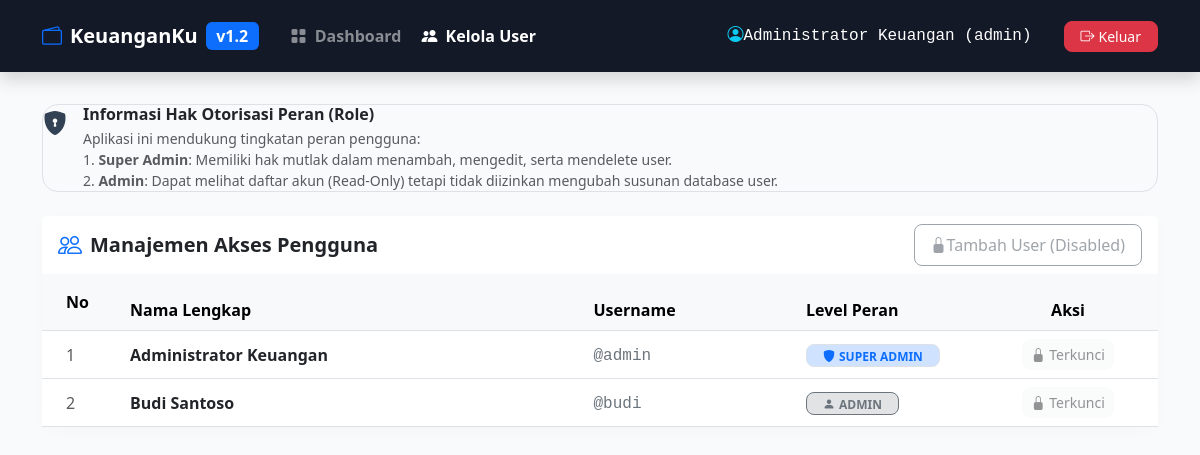
The app's page /kelola_user.php (signed in) with its own data.
### tables this page shows
CREATE TABLE IF NOT EXISTS `users` (
  `id` INT(11) NOT NULL AUTO_INCREMENT,
  `username` VARCHAR(50) NOT NULL UNIQUE,
  `password` VARCHAR(255) NOT NULL,
  `nama` VARCHAR(100) NOT NULL,
  `role` VARCHAR(20) NOT NULL DEFAULT 'admin',
  PRIMARY KEY (`id`)
);

### kelola_user.php (the view, shortened to what this page needs)
<?php
require_once 'koneksi.php';
$query_users = "SELECT id, username, nama, role FROM users ORDER BY id ASC";
$result_users = mysqli_query($koneksi, $query_users);
?>
<!DOCTYPE html>
<html lang="id">
<head>
    <link href="https://cdn.jsdelivr.net/npm/bootstrap@5.3.0/dist/css/bootstrap.min.css" rel="stylesheet">
    <link href="https://cdn.jsdelivr.net/npm/bootstrap-icons@1.11.2/font/bootstrap-icons.css" rel="stylesheet">
</head>
<body>
<nav class="navbar navbar-expand-sm navbar-dark bg-dark py-3 mb-4 shadow" style="background-color: #131926 !important;">
    <div class="container">
        <span class="navbar-brand fw-bold mb-0 h1 d-flex align-items-center me-4">
            <i class="bi bi-wallet2 me-2 text-primary"></i>
            KeuanganKu <span class="badge bg-primary ms-2 fs-6">v1.2</span>
        </span>
        <div class="collapse navbar-collapse justify-content-between" id="navbarNav">
            <ul class="navbar-nav gap-1 my-2 my-sm-0">
                <li class="nav-item">
                    <a href="index.php" class="nav-link fw-bold text-white-50 hover:text-white"><i class="bi bi-grid-fill me-1"></i> Dashboard</a>
                </li>
                <li class="nav-item">
                    <a href="kelola_user.php" class="nav-link active fw-bold text-white"><i class="bi bi-people-fill me-1"></i> Kelola User</a>
                </li>
            </ul>
            <div class="d-flex align-items-center gap-3">
                <span class="text-white bg-white/10 px-3 py-1.5 rounded-3 text-xs d-inline font-monospace">
                    <i class="bi bi-person-circle text-info me-1.5"></i><?= htmlspecialchars($_SESSION['nama'] ?? 'User'); ?> (<?= htmlspecialchars($_SESSION['role'] ?? 'admin'); ?>)
                </span>
                <a href="logout.php" class="btn btn-sm btn-danger rounded-3 px-3 py-1.5" onclick="return confirm('Apakah Anda yakin ingin keluar?');">
                    <i class="bi bi-box-arrow-right me-1"></i>Keluar
                </a>
            </div>
        </div>
    </div>
</nav>
<div class="container py-2">
    <div class="bg-indigo-50 border border-indigo-100 rounded-4 p-3.5 mb-4 d-flex align-items-start gap-3">
        <i class="bi bi-shield-lock-fill text-indigo fs-4"></i>
        <div>
            <h6 class="fw-bold text-dark mb-1">Informasi Hak Otorisasi Peran (Role)</h6>
            <p class="small text-muted mb-0 leading-relaxed">
                Aplikasi ini mendukung tingkatan peran pengguna:<br>
                1. <strong>Super Admin</strong>: Memiliki hak mutlak dalam menambah, mengedit, serta mendelete user.<br>
                2. <strong>Admin</strong>: Dapat melihat daftar akun (Read-Only) tetapi tidak diizinkan mengubah susunan database user.
            </p>
        </div>
    </div>
    <div class="card main-card">
        <div class="card-header bg-white py-3.5 border-0 d-flex justify-content-between align-items-center">
            <div class="d-flex align-items-center">
                <i class="bi bi-people text-primary fs-4 me-2"></i>
                <h5 class="fw-bold mb-0">Manajemen Akses Pengguna</h5>
            </div>
            <div>
                <?php if (($_SESSION['role'] ?? '') === 'superadmin'): ?>
                    <a href="tambah_user.php" class="btn btn-primary rounded-3 px-3 py-2">
                        <i class="bi bi-person-plus-fill me-1.5"></i>Tambah User Baru
                    </a>
                <?php else: ?>
                    <button class="btn btn-outline-secondary rounded-3 px-3 py-2" disabled title="Hanya Super Admin yang diizinkan menambah user baru">
                        <i class="bi bi-lock-fill me-1.5"></i>Tambah User (Disabled)
                    </button>
                <?php endif; ?>
            </div>
        </div>
        <div class="card-body p-0">
            <div class="table-responsive">
                <table class="table table-hover align-middle mb-0">
                    <thead class="table-light">
                        <tr>
                            <th class="ps-4 py-3" style="width: 80px;">No</th>
                            <th>Nama Lengkap</th>
                            <th>Username</th>
                            <th style="width: 180px;">Level Peran</th>
                            <th class="text-center" style="width: 180px;">Aksi</th>
                        </tr>
                    </thead>
                    <tbody>
                        <?php
                        $no = 1;
                        while ($row = mysqli_fetch_assoc($result_users)):
                        ?>
                            <tr>
                                <td class="ps-4 fw-medium text-muted"><?= $no++; ?></td>
                                <td><div class="fw-bold text-dark"><?= htmlspecialchars($row['nama']); ?></div></td>
                                <td><span class="font-monospace text-secondary">@<?= htmlspecialchars($row['username']); ?></span></td>
                                <td>
                                    <?php if ($row['role'] === 'superadmin'): ?>
                                        <span class="badge bg-primary-subtle border border-primary-200 text-primary px-3 py-1.5 rounded-3 text-uppercase"><i class="bi bi-shield-fill me-1"></i>Super Admin</span>
                                    <?php else: ?>
                                        <span class="badge bg-secondary-subtle border border-secondary text-secondary px-3 py-1.5 rounded-3 text-uppercase"><i class="bi bi-person-fill me-1"></i>Admin</span>
                                    <?php endif; ?>
                                </td>
                                <td class="text-center">
                                    <?php if (($_SESSION['role'] ?? '') === 'superadmin'): ?>
                                        <div class="btn-group gap-1">
                                            <a href="edit_user.php?id=<?= $row['id']; ?>" class="btn btn-sm btn-outline-primary rounded-2" title="Edit Akun"><i class="bi bi-pencil-square"></i></a>
                                            <?php if ($row['id'] == ($_SESSION['user_id'] ?? 0) || $row['username'] === 'admin'): ?>
                                                <button class="btn btn-sm btn-outline-secondary rounded-2" disabled title="Keamanan: Tidak diizinkan mendelete akun sendiri atau superadmin utama"><i class="bi bi-trash-fill"></i></button>
                                            <?php else: ?>
                                                <a href="hapus_user.php?id=<?= $row['id']; ?>" class="btn btn-sm btn-outline-danger rounded-2" onclick="return confirm('Apakah Anda yakin ingin mendelete user ini?');" title="Delete Akun"><i class="bi bi-trash"></i></a>
                                            <?php endif; ?>
                                        </div>
                                    <?php else: ?>
                                        <button class="btn btn-sm btn-light rounded-3 text-muted" disabled><i class="bi bi-lock-fill me-1"></i>Terkunci</button>
                                    <?php endif; ?>
                                </td>
                            </tr>
                        <?php endwhile; ?>
                    </tbody>
                </table>
            </div>
        </div>
    </div>
</div>
</body>
</html>

### kelola_user.php (style rules this page uses)
body { background-color: #f8fafc; font-family: 'Segoe UI', system-ui, sans-serif; color: #334155; }
.main-card { border: none; border-radius: 16px; box-shadow: 0 4px 20px rgba(0, 0, 0, 0.02); background: #ffffff; }

### records on screen
users: nama "Administrator Keuangan", username "admin", role "superadmin" (drawn)
users: nama "Budi Santoso", username "budi", role "admin" (drawn)

### other values on screen
$_SESSION['nama'] "Administrator Keuangan"
$_SESSION['role'] "admin"
